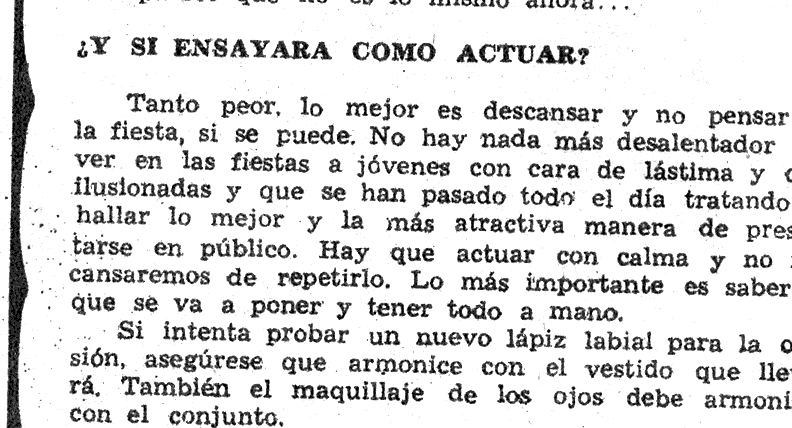
#> input picture vision_pc/talleres/taller3/awa.png, 792 x 428 px
$ jupyter execute 'Taller 3 Operaciones Morfologicas.ipynb'
#> lines starting #> are read from the running program, lines starting #| are printed output that depends on the picture; after the words box and inside, x2 and y2 are one past the last pixel; in counts of white or black regions, pixels touching at a corner belong together
# Taller 3: Operaciones Morfológicas

Para este taller vamos a implementar las operaciones de erosion, dilatación y haremos un algoritmo de detección de bordes y de relleno.

Para este taller deben buscar una imagen binaria que tenga agujeros (Regiones de un valor binario rodeadas de otro valor binario)

Para este taller deben:

1. Implementar el algortimo de erosión.
2. Probar este algortimo de erosión con mascaras de diferente tamaño y forma. ¿Qué concluyen?
3. Implementar el algoritmo de dilatación.
4. Probar este algortimo de dilatación con mascaras de diferente tamaño y forma. ¿Qué concluyen?
5. Implementar un algoritmo de detección de borde. Este algortimo debe permitir seleccionar un tipo de mascara la cual se utilizara tanto en las operaciones de erosión y dilatación necesarias.
6. Pruebe el algoritmo con diferentes mascaras. ¿Aué concluye?
7. Implemente un algoritmo de relleno de ahujeros.
8. Pruebe el algoritmo con diferentes mascaras de erosión/dilatación. ¿Qué concluye? (Lleve track del número de iteraciones realizadas)

Este taller lo deben entregar el próximo **Lunes 14 de Marzo, 2022 a las 11:59 p.m.**

[cell 1]
import cv2
import matplotlib.pyplot as plt
import numpy as np
# apt-get update && apt-get install -y python3-opencv
# pip install opencv-python

[cell 2]
def dilation(im, B):
    """
    Efetua la operacion de dilatacion sobre una imagen binaria
    (dilata los negros)
    Arguments:
        im = Imagen binaria (en blanco y negro)
        B = kernel (structuring element)
    Return imagen dilatada
    """
    im = np.abs(1-im) # cambiamos blancos y negros (negativo)

    B = cv2.flip(B,-1)
    im = cv2.filter2D(src=im, ddepth= -1, kernel=B)
    im[im>=1] = 1

    im = np.abs(1-im) # cambiamos blancos y negros
                      # regresamos a la imagen original

    return im

[cell 3]
im2 = cv2.imread('awa.png')
#> im2 is the input picture: shape (428, 792, 3); min 0, max 255, mean 219.6
im2 = cv2.cvtColor(im2, cv2.COLOR_BGR2GRAY)
#> im2: shape (428, 792)
im2_th = cv2.threshold(im2, 128, 255, cv2.THRESH_BINARY)[1]
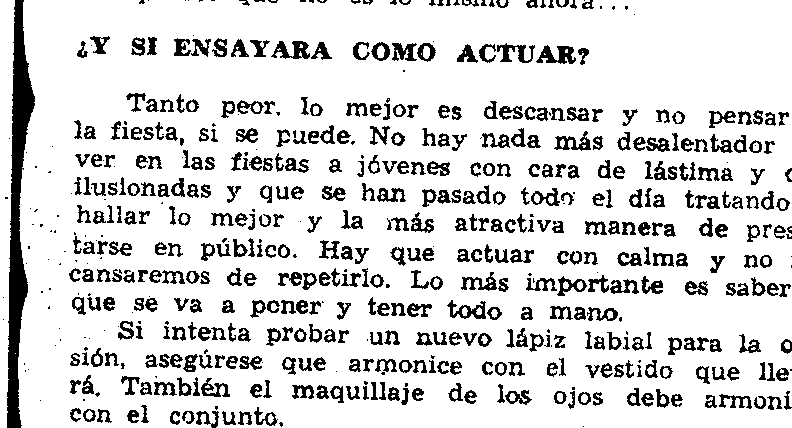
#> im2_th: shape (428, 792); 84.6% white; 581 black regions (134 under 20 px), largest, box (x1, y1, x2, y2) and area: (7, 0, 35, 428) 5418, (536, 45, 576, 64) 414, (271, 41, 310, 59) 379
im2_th_bin = im2_th/255

[cell 4]
fig, (ax1, ax2) = plt.subplots(nrows=1, ncols=2, figsize=(10, 5))

B = np.ones((3,3))

im = dilation(im2_th_bin, B)
#> in dilation, `im = cv2.filter2D(src=im, ddepth= -1, kernel=B)`:
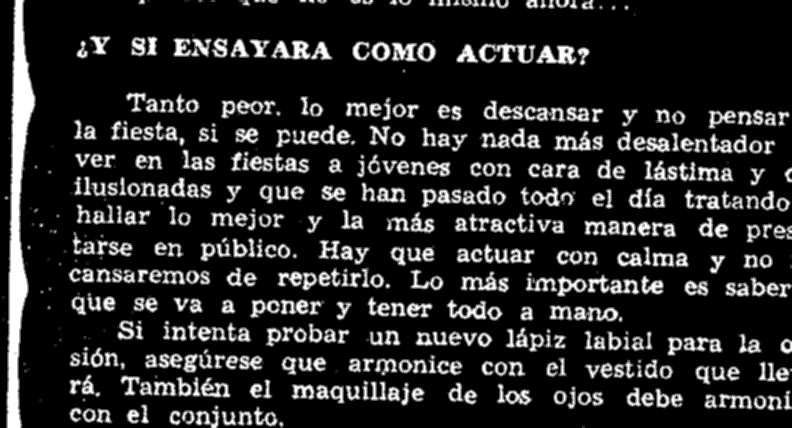
#> im: shape (428, 792) float64; min 0, max 9, mean 1.38; drawn with min black and max white
#> in dilation, `im[im>=1] = 1`:
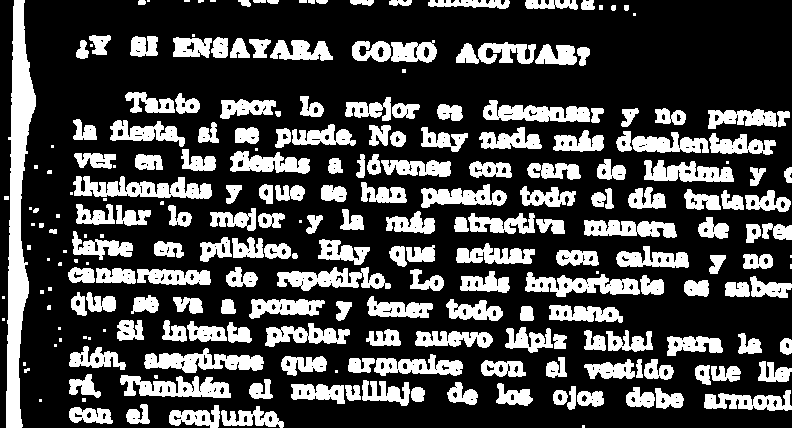
#> im: shape (428, 792) float64; values 0 (black) and 1 (white), 28.1% white; 237 white regions (48 under 20 px), largest, box (x1, y1, x2, y2) and area: (6, 0, 36, 428) 6451, (73, 176, 212, 199) 1857, (144, 348, 264, 373) 1637
ax1.imshow(im2_th_bin, cmap='gray')
ax1.set_title('Imagen Original')
ax2.imshow(im*255, cmap='gray')
ax2.set_title('Imagen dilatada');
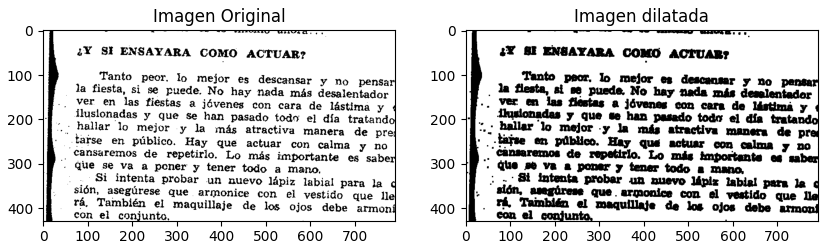
#> figure drawn by matplotlib, 2 panels

[cell 5]
def filling(im, X0, B, ntimes = 100):

    X_temp = X0

    #imagen complemento
    im_comp = np.abs(1-im)

    #and entrada a entrada
    Xk = np.multiply(dilation(np.abs(1-X_temp), B), im_comp )
    k = 1

    plt.imshow(Xk*255)

    while k < ntimes:#(not np.array_equal(X_temp, Xk)):

        #dado que la función dilatation dilata los negros
        #y aquí queremos dilatar los blancos (el seed que creamos)
        #entonces dilatamos el complemento de nuestro seed x_temp
        X_temp_dil = dilation(np.abs(1-X_temp), B)

        # recuerde que dado que dilatamos el complemento de la imagen
        # nos será retornado el complemento de la imagen dilatado
        # por ello hace falta volverle a sacar el complemento
        X_temp_dil = np.abs(1 - X_temp_dil)

        # intersección con imagen complemento
        # recuerde que acá queremos
        Xk = np.multiply(X_temp_dil, im_comp)

        #guardo denuevo y sigo iteratando
        # sobre el Xk que debería haberse expandido
        X_temp = Xk
        k += 1

    return (Xk+im), k

[cell 6]
im4 = cv2.imread('filling.PNG')
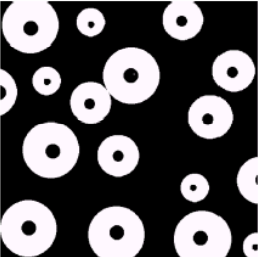
#> input picture vision_pc/talleres/taller3/filling.PNG, 259 x 257 px
#> im4 is the input picture: shape (257, 259, 3); mean B, G, R 91.8, 89.4, 91.8
im4 = cv2.cvtColor(im4, cv2.COLOR_BGR2GRAY)
#> im4: shape (257, 259)
im4_th = cv2.threshold(im4, 128, 255, cv2.THRESH_BINARY)[1]
#> im4_th: shape (257, 259); 35.7% white; 13 white regions, largest, box (x1, y1, x2, y2) and area: (0, 0, 259, 257) 4971, (70, 47, 160, 124) 3587, (0, 200, 56, 257) 2339
im4_th_bin = im4_th/255

[cell 7]
B = np.array([[0,1,0],
              [1,1,1],
              [0,1,0]])

X0 = np.zeros(im4.shape)
a = 20
b = 37
c = 20
d = 40
X0[a:b, c:d] = 1

plt.imshow(np.multiply(X0, im4_th_bin)*255)
#> X0: shape (257, 259) float64; values 0 (black) and 1 (white), 0.51% white; 1 white region, box (x1, y1, x2, y2) and area: (20, 20, 40, 37) 340
plt.title("Intersección entre la máscara y la imagen binaria")
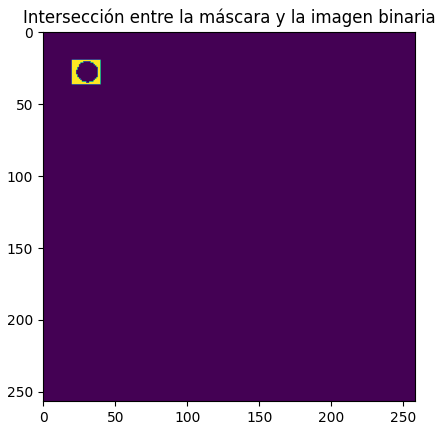
#> figure drawn by matplotlib, 1 panel

[cell 8]
fig, (ax1, ax2) = plt.subplots(nrows=1, ncols=2, figsize=(10, 5))

X0 = np.zeros(im4.shape)

mid_row = int((a+b)/2)
mid_col = int((c+d)/2)
X0[mid_row-3:mid_row+3, mid_col-3:mid_col+3] = 1


im, k = filling(im4_th_bin, X0, B, ntimes=100)
#> in filling, `X_temp = X0`:
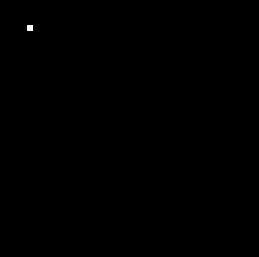
#> X_temp: shape (257, 259) float64; values 0 (black) and 1 (white), 0.05% white; 1 white region, box (x1, y1, x2, y2) and area: (27, 25, 33, 31) 36
#> in dilation (call 2), `im[im>=1] = 1`: im: shape (257, 259) float64; values 0 (black) and 1 (white), 0.09% white; 1 white region, box (x1, y1, x2, y2) and area: (26, 24, 34, 32) 60
#> in dilation (call 2), `im = np.abs(1-im)`: im: shape (257, 259) float64; values 0 (black) and 1 (white), 99.9% white; 1 black region, box (x1, y1, x2, y2) and area: (26, 24, 34, 32) 60
#> after the loop in filling, `while k < ntimes:#(not np.array_equal(X_temp, Xk)):`:
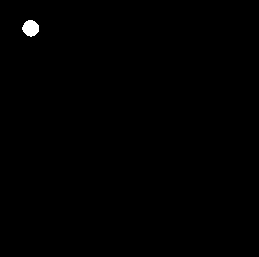
#> X_temp_dil: shape (257, 259) float64; values 0 (black) and 1 (white), 0.32% white; 1 white region, box (x1, y1, x2, y2) and area: (22, 20, 39, 37) 213
#> after the loop in filling, `while k < ntimes:#(not np.array_equal(X_temp, Xk)):`: k = 100
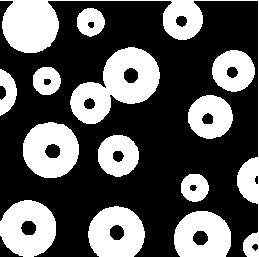
#> im: shape (257, 259) float64; values 0 (black) and 1 (white), 36% white; 13 white regions, largest, box (x1, y1, x2, y2) and area: (0, 0, 259, 257) 5141, (70, 47, 160, 124) 3587, (0, 200, 56, 257) 2339
#> k = 100
print(k)
#| 100
ax1.imshow(im4_th_bin, cmap='gray')
ax1.set_title('Imagen Original')
ax2.imshow(im*255, cmap='gray')
ax2.set_title('Imagen con zeros rellenados');
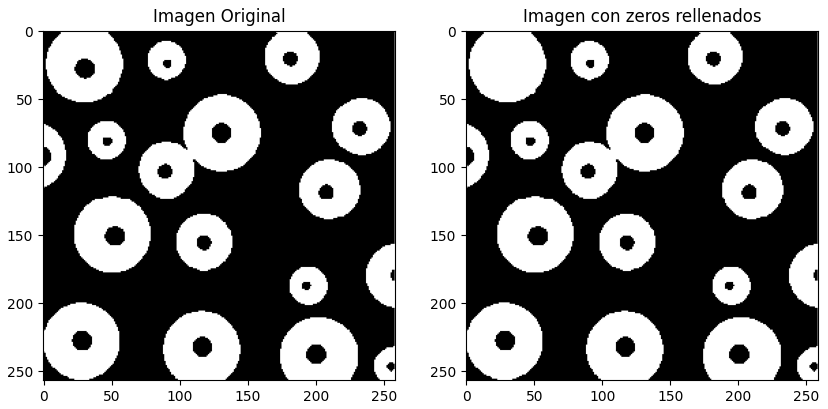
#> figure drawn by matplotlib, 2 panels
